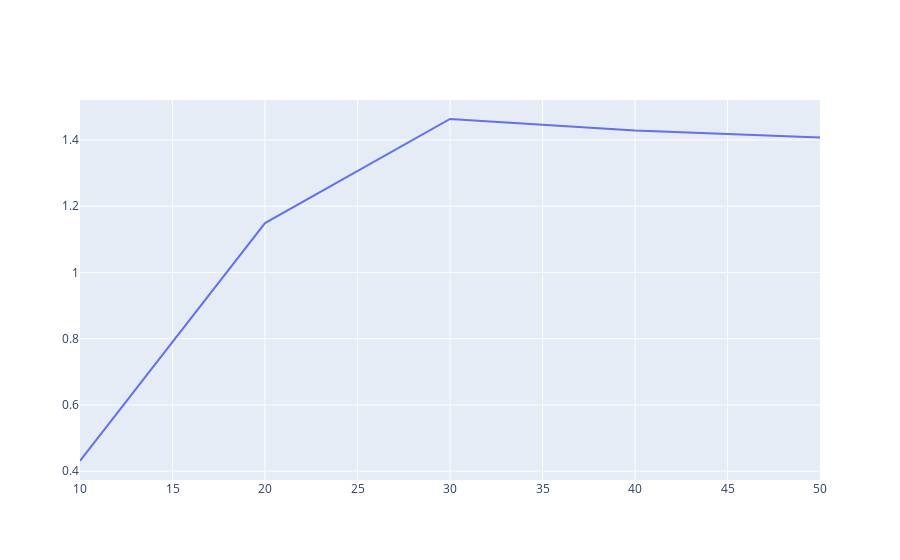

Notebook cell for this chart:
### Code cell
f = [10, 20, 30, 40, 50]

trace0 = go.Scatter(
    x = f,
    y = errorsH1,
    mode = 'lines',
)


data = [trace0]

iplot(data)

### Figure 1 — Plotly figure (JSON) as saved in the notebook; plotly's stock layout.template omitted (floating-point values rounded to 4 significant figures)
{"data": [{"mode": "lines", "type": "scatter", "x": [10, 20, 30, 40, 50], "y": [0.4307, 1.149, 1.463, 1.428, 1.407]}], "layout": {}}
